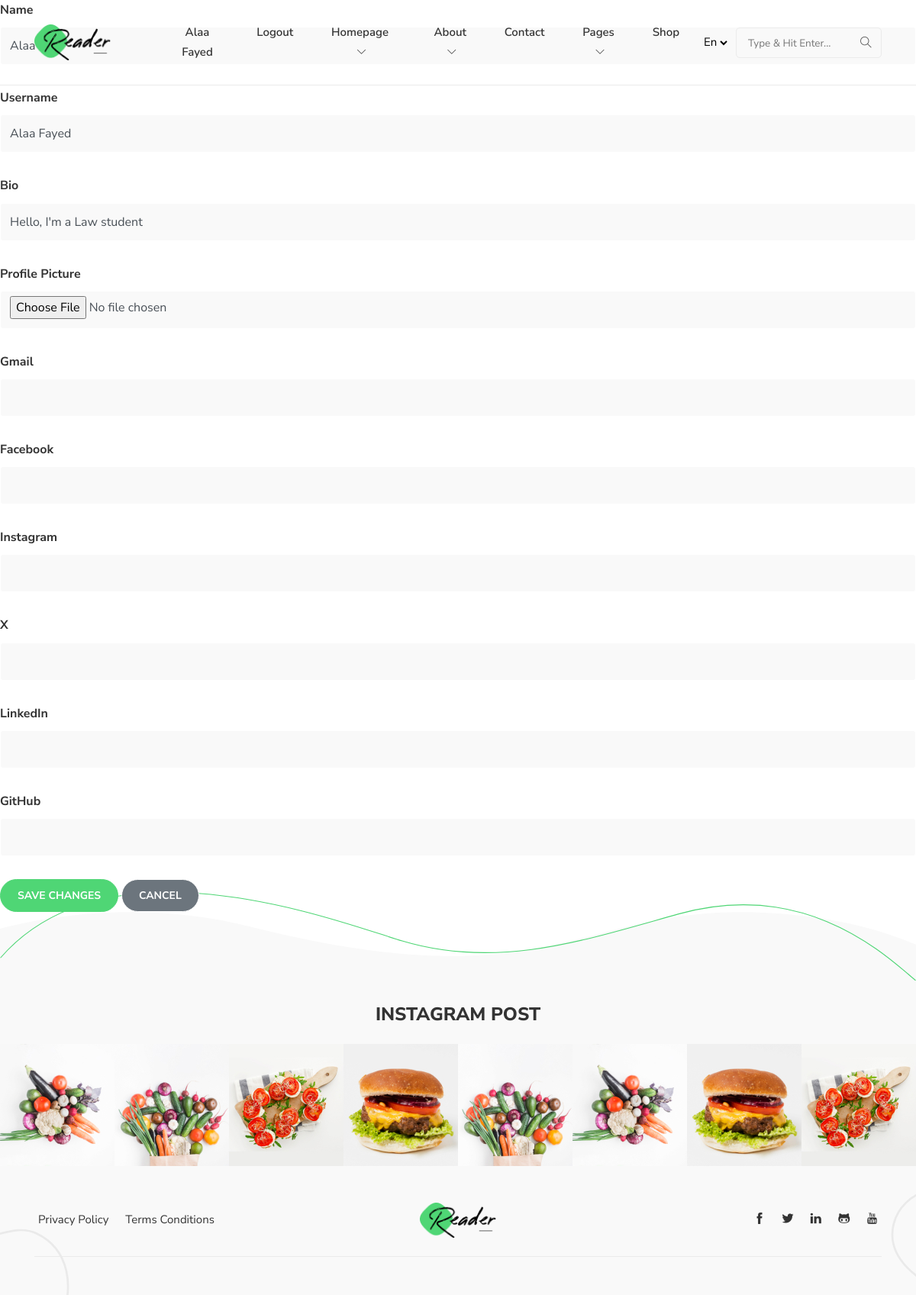
/update-profile (signed in), run on an earlier commit of the app's database.
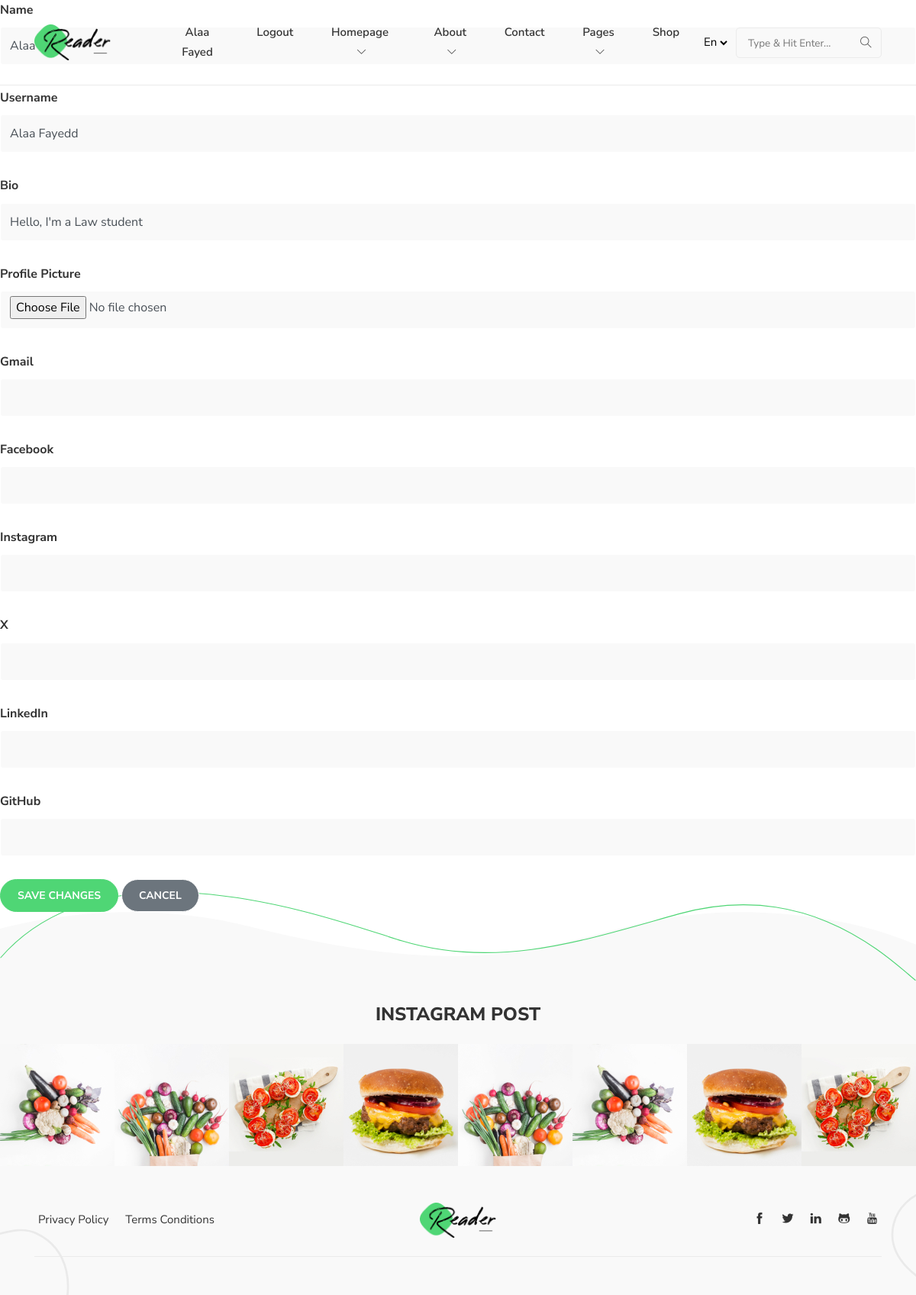
And on a later commit of the database.
### pencil/models.py (models this page shows, shortened)
class Profile(db.Model):
    id = db.Column(db.Integer(), primary_key=True, nullable=False)
    profile_picture = db.Column(db.String(), nullable=True)
    name = db.Column(db.String(length=50), nullable=False)
    username = db.Column(db.String(length=50), nullable=False)
    bio =  db.Column(db.Text(), nullable=False)
    gmail_links = db.Column(db.String(), nullable=False)
    facebook_links = db.Column(db.String(), nullable=True)
    instagram_links =  db.Column(db.String(), nullable=True)
    x_links = db.Column(db.String(), nullable=True)
    linkedin_links = db.Column(db.String(), nullable=True)
    github_links = db.Column(db.String(), nullable=True)
    users_profile = db.Column(db.Integer(), db.ForeignKey("user.id"))
    owned_posts = db.relationship("Post", backref="blogs", lazy=True)
    users = db.relationship("User", back_populates="profile")

### pencil/routes.py (the view, shortened to what this page needs)
@app.route("/update-profile", methods=["POST", "GET"])
@login_required
def edit_profile():
    profile_form = ProfileForm()
    profile_to_update = Profile.query.filter_by(users_profile=current_user.id).first()
    if profile_to_update:
        profile_form = ProfileForm(obj=profile_to_update)
    return render_template("modify_profile.html", form=profile_form, profile_to_update=profile_to_update)

### pencil/forms.py
class ProfileForm(FlaskForm):
    picture = FileField(label="Profile Picture", validators=[DataRequired()])
    name = StringField(label="Name", validators=[Length(min=2, max=30), DataRequired()])
    username = StringField(label="Username", validators=[Length(min=2, max=30), DataRequired()])
    bio =  StringField(label="Bio", validators=[Length(min=2, max=100), DataRequired()])
    gmail = StringField(label="Gmail", validators=[DataRequired()])
    facebook = StringField(label="Facebook", validators=[DataRequired()])
    instagram = StringField(label="Instagram", validators=[DataRequired()])
    x = StringField(label="X", validators=[DataRequired()])
    linkedin = StringField(label="LinkedIn", validators=[DataRequired()])
    github = StringField(label="GitHub", validators=[DataRequired()])
    submit = SubmitField(label="Save")

### pencil/models.py (called while the page is built)
@login_manager.user_loader
def load_user(user_id):
    return User.query.get(int(user_id))

### pencil/templates/modify_profile.html (shortened to what this page needs)
{% extends 'base.html' %}
{% block content %}
<body>
    <div>
        <form method="POST" enctype="multipart/form-data" action="{{ url_for('edit_profile') }}">
            <div class="form-group">
                {{ form.name.label(class="form-label") }}
                {{ form.name(class="form-control") }}
            </div>
            <div class="form-group">
                {{ form.username.label(class="form-label") }}
                {{ form.username(class="form-control") }}
            </div>
            <div class="form-group">
                {{ form.bio.label(class="form-label") }}
                {{ form.bio(class="form-control") }}
            </div>
            <div class="form-group">
                {{ form.picture.label(class="form-label") }}
                {{ form.picture(class="form-control") }}
            </div>
            <div class="form-group">
                {{ form.gmail.label(class="form-label") }}
                {{ form.gmail(class="form-control") }}
            </div>
            <div class="form-group">
                {{ form.facebook.label(class="form-label") }}
                {{ form.facebook(class="form-control") }}
            </div>
            <div class="form-group">
                {{ form.instagram.label(class="form-label") }}
                {{ form.instagram(class="form-control") }}
            </div>
            <div class="form-group">
                {{ form.x.label(class="form-label") }}
                {{ form.x(class="form-control") }}
            </div>
            <div class="form-group">
                {{ form.linkedin.label(class="form-label") }}
                {{ form.linkedin(class="form-control") }}
            </div>
            <div class="form-group">
                {{ form.github.label(class="form-label") }}
                {{ form.github(class="form-control") }}
            </div>
            <button type="submit" class="btn btn-primary">Save Changes</button>
            <a href="{{ url_for('profile') }}" class="btn btn-secondary">Cancel</a>
        </form>
    </div>
</body>
{% endblock %}

What changed in the data, as far as the page shows it:
changed Profile "Hello, I'm a Law student": name "Alaa Hi" → "Alaa"; username "Alaa Fayed" → "Alaa Fayedd"
